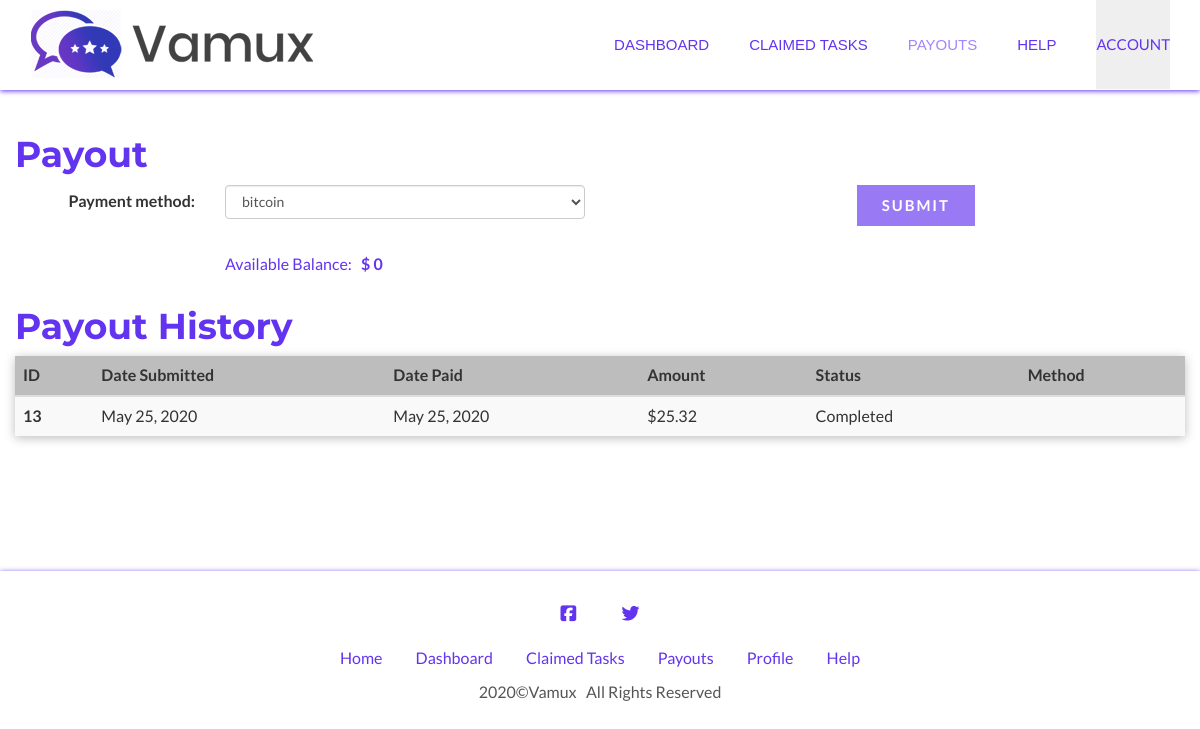
The app's page /payout/ (signed in) with its own data.
### worker/models.py (models this page shows)
class Payout_Request(models.Model):
    user = models.ForeignKey(User, on_delete=models.CASCADE)
    task = models.OneToOneField(Task, null=True, blank=True, on_delete=models.CASCADE)
    order = models.IntegerField(null=True)
    payout_method = models.CharField(max_length=50)
    wallet_address = models.CharField(max_length=50)
    date_submitted = models.DateField(default=datetime.date.today)
    date_paid = models.DateField(null=True, blank=True)
    status = models.CharField(max_length=20)

### worker/views.py (the view, shortened to what this page needs)
# urls.py: path('payout/', worker_views.payouts),
@login_required
def payouts(request):
    balance = getBalance(request.user.id)
    task_status = settings.TASK_STATUS['approved']
    user = User.objects.get(pk=request.user.id)
    payment_methods = settings.PAYMENT_METHODS
    tasks = Task.objects.filter(user=user, status=task_status)
    rows = Payout_Request.objects.filter(user=user)
    payout_histories = []
    for row in rows:
        tmp = {}
        tmp['id'] = row.id
        tmp['date_submitted'] = row.date_submitted
        tmp['date_paid'] = row.date_paid
        order = Order.objects.get(pk=row.order)
        tmp['amount'] = order.earning + order.product_cost
        tmp['status'] = row.status
        payout_histories.append(tmp)
    approved_tasks = []
    context = {
        'company_name': company_name,
        'page': 'Payouts',
        'payment_methods': payment_methods,
        'approved_tasks': approved_tasks,
        'payout_histories': payout_histories,
        'balance': balance
    }
    return render(request, 'worker/payouts.html', context)

### worker/views.py (called while the page is built)
def getBalance(user_id):
    user = User.objects.get(pk=user_id)
    approved_tasks = Task.objects.filter(user=user, status=settings.TASK_STATUS['approved'])
    sum = 0
    for approved_task in approved_tasks:
        order = Order.objects.get(pk=approved_task.order_id)
        sum += order.earning
        sum += order.product_cost
    return sum

### templates/worker/payouts.html (shortened to what this page needs)
{% extends 'worker/base.html' %}
{% load static %}
{% block content %}
<section class="section-padding">
    <div class="container">
        <div class="row pb-lg-4">
            <div class='main-title'>
                <h1>
                    Payout
                </h1>
            </div>
            <form action="{% url 'request_payout' %}" method="post" enctype="multipart/form-data" >
                <div class="col col-md-2 mb-3">
                    <label for="pay-method" class="fl-right pt-2">Payment method: </label>
                </div>
                <div class="col col-md-4 mb-3">
                    <select class="form-control" id="pay-method" name="payment">
                        {% for payment in payment_methods %}
                        <option>{{payment}}</option>
                        {% endfor %}
                    </select>
                </div>
                <div class="col col-sm-4 mb-3">
                    <button class="btn theme-btn-s2 fl-right" {% if not approved_tasks %} disabled {% endif %}>Submit</button>
                </div>
            </form>
        </div>
        <div class="row">
            <div class="col col-md-2"></div>
            <div class="col col-md-10">
                <p style="color: #6334ef;">Available Balance: &nbsp;&nbsp;<b>$ {{balance}}</b></p>
            </div>
        </div>
        <div class="row">
            <div class='main-title'>
                <h1>
                    Payout History
                </h1>
            </div>
                <table class="table table-striped table-responsive-lg">
                    <thead>
                        <tr>
                        <th scope="col"> ID </th>
                        <th scope="col"> Date Submitted </th>
                        <th scope="col"> Date Paid </th>
                        <th scope="col"> Amount </th>
                        <th scope="col"> Status </th>
                        <th scope="col"> Method </th>
                        </tr>
                    </thead>
                    <tbody>
                        {% for payout_history in payout_histories %}
                        <tr>
                            <th scope="row">{{payout_history.id}}</th>
                            <td>{{payout_history.date_submitted}}</td>
                            <td>{{payout_history.date_paid}}</td>
                            <td>${{payout_history.amount|floatformat:2}}</td>
                            <td>{{payout_history.status}}</td>
                            <td style="text-align: left !important;">{{payout_history.payout_method}}</td>
                        </tr>
                        {% endfor %}
                    </tbody>
                </table>
        </div>
    </div>
</section>
{% endblock %}

### static/css/custom.css (style rules this page uses)
.table { box-shadow: 0px 2px 10px #bdbdbd; }
.table thead tr { background-color: #bdbdbd; }
.table>tbody>tr>td:last-child { text-align: center; }
.table>tbody>tr>td, .table>tbody>tr>th { vertical-align: middle !important; }
@media (min-width: 991px) { .fl-right { float: right; } }
.main-title h1 { color: #6334EF; }
.mb-3,.my-3 { margin-bottom:1rem!important }
.pt-2,.py-2 { padding-top:.5rem!important }
@media (min-width:992px) { .pb-lg-4,.py-lg-4 { padding-bottom:1.5rem!important } }

### records on screen
Payout_Request: date_submitted "May 25, 2020", date_paid "May 25, 2020", status "Completed"

### other values on screen
{{ balance }} "0"
{{ payout_history.id }} "13"
{{ payout_history.amount|floatformat:2 }} "25.32"
{{ company_name }} "Vamux"
form field payment "bitcoin"
